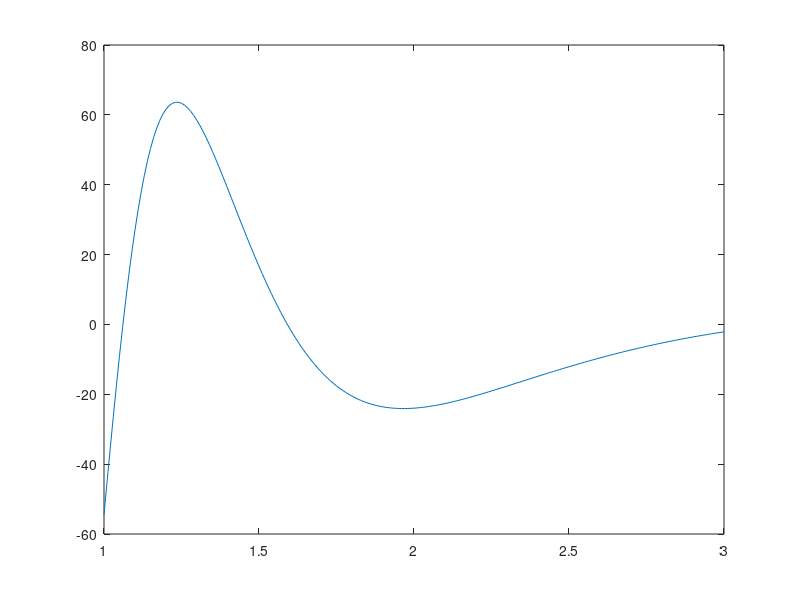

MATLAB code for this plot: (Note: this script raises an error after producing the figure.)
f = @(x) (100 ./ (x.^2) .* sin(10./x));
x_plot = 1:0.01:3;
f_plot = f(x_plot);
plot(x_plot, f_plot);

a = 1;
b = 3;
epsilon = 10^(-4);

function s = simpson(a, b, f)
  s = (b - a) / 6 * (f(a) + f(b) + 4*f((a + b)/2));
endfunction;


function i = adquad(a, b, f, epsilon)
  i1 = simpson(a, b, f);
  i2 = simpson(a, (a+b)/2, f) + simpson((a+b)/2, b, f);
  if abs(i2 - i1) < 15 * epsilon
    i = i2;
    return;
  else
    i = adquad(a, (a+b)/2, f, epsilon/2) + adquad((a+b)/2, b, f, epsilon/2);
  endif;
endfunction;

i_adquad = adquad(a, b, f, 10^(-4))
display("");

exact_value = -1.4260247818;

i_simpson_50 = RSF(f, a, b, 50)
diff_50 = abs(exact_value - i_simpson_50)

display("");
i_simpson_100 = RSF(f, a, b, 100)
diff_100 = abs(exact_value - i_simpson_100)
